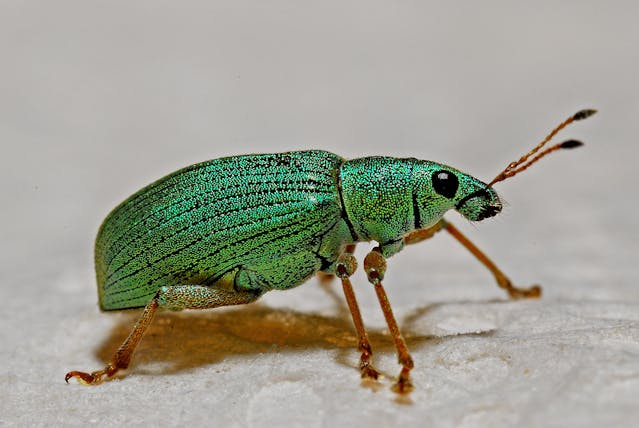
#> input picture insect.jpg, 639 x 428 px, found by its file name
$ python regionMerge.py
#> lines starting #> are read from the running program, lines starting #| are printed output that depends on the picture
import numpy as np
import matplotlib.pyplot as plt
import cv2

image_path = 'C:/Users/Aliyan Sajid/Desktop/Codes/insect.jpg'
image = cv2.imread(image_path)
#> image is the input picture: shape (428, 639, 3); mean B, G, R 146.4, 159.3, 159.5
gray_image = cv2.cvtColor(image, cv2.COLOR_BGR2GRAY)
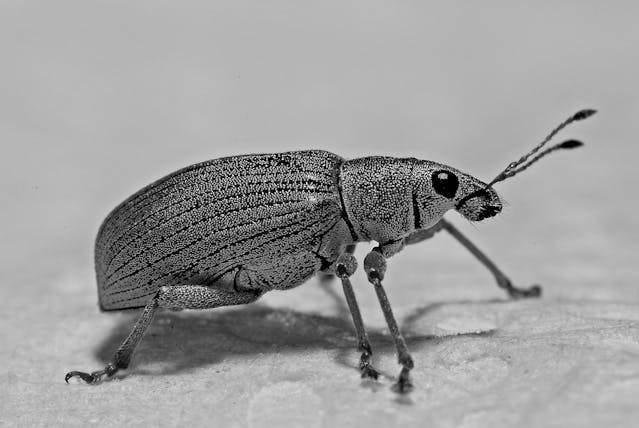
#> gray_image: shape (428, 639); min 0, max 249, mean 157.9

def split_regions(image, threshold):
#> called with threshold = 20
    regions = []
    height, width = image.shape[:2]
#> height = 428; width = 639

    def should_split(region):
        return region.std() > threshold

    def split_region(region, x, y, w, h):
#> called with x = 0, y = 0, w = 639, h = 428
        if should_split(region):
            split_width = w // 2
#> split_width = 319
            split_height = h // 2
#> split_height = 214

            sub_regions = [
                (x, y, split_width, split_height),
                (x + split_width, y, split_width, split_height),
                (x, y + split_height, split_width, split_height),
                (x + split_width, y + split_height, split_width, split_height)
            ]
#> sub_regions = [(0, 0, 319, 214), (319, 0, 319, 214), (0, 214, 319, 214), (319, 214, 319, 214)]

            for sub_x, sub_y, sub_w, sub_h in sub_regions:
                sub_region = image[sub_y:sub_y+sub_h, sub_x:sub_x+sub_w]
                if sub_region.size > 0:
                    split_region(sub_region, sub_x, sub_y, sub_w, sub_h)
#> this loop made 4 passes
#> (sub_x, sub_y) on passes 2 to 4: (319, 0), (0, 214), (319, 214)
#> (sub_x, sub_y, sub_region) on pass 1: (0, 0, [[70, 64]])
#> pass 1, in split_region, `sub_region = image[sub_y:sub_y+sub_h, sub_x:sub_x+sub_w]`:
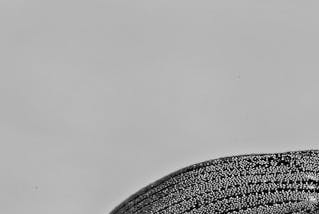
#> sub_region: shape (214, 319); min 0, max 249, mean 169.4
#> pass 1, in split_region (call 2), `sub_region = image[sub_y:sub_y+sub_h, sub_x:sub_x+sub_w]`:
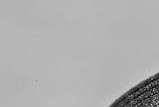
#> sub_region: shape (107, 159); min 5, max 211, mean 175.3
#> after the loop:
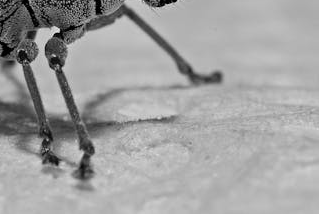
#> sub_region: shape (214, 319); min 0, max 235, mean 160.9
        else:
            regions.append((x, y, w, h))

    split_region(gray_image, 0, 0, width, height)

    return regions

def merge_regions(image, regions, threshold):
#> called with threshold = 50
    merged_regions = []

    for x, y, w, h in regions:
        region_mean = np.mean(image[y:y+h, x:x+w])

        if not np.isnan(region_mean):
            for idx, (nx, ny, nw, nh) in enumerate(merged_regions):
                neighbor_mean = np.mean(image[ny:ny+nh, nx:nx+nw])
                diff = abs(region_mean - neighbor_mean)

                if not np.isnan(neighbor_mean) and diff < threshold:
                    merged_regions[idx] = (min(x, nx), min(y, ny), max(w, nw), max(h, nh))
                    break
            else:
                merged_regions.append((x, y, w, h))
#> this loop made 7348 passes
#> (x, y, w, h) on passes 1 to 3: (0, 0, 159, 107), (159, 0, 159, 107), (0, 107, 79, 53)

    return merged_regions

regions = split_regions(gray_image, threshold=20)

merged_regions = merge_regions(gray_image, regions, threshold=50)

plt.figure(figsize=(10, 5))
plt.subplot(1, 2, 1)
plt.imshow(cv2.cvtColor(image, cv2.COLOR_BGR2RGB))
plt.title('Original Image')
plt.axis('off')
plt.subplot(1, 2, 2)
plt.imshow(gray_image, cmap='gray')
for x, y, w, h in merged_regions:
    plt.plot([x, x+w, x+w, x, x], [y, y, y+h, y+h, y], 'r')
#> this loop made 147 passes
#> (x, y, w, h) on passes 1 to 12: (0, 0, 159, 107), (129, 190, 2, 1), (131, 189, 4, 3), (124, 186, 4, 3), (137, 187, 4, 3), (120, 192, 2, 1), (127, 196, 2, 1), (98, 140, 4, 3), (104, 153, 9, 6), (127, 156, 4, 3), (137, 153, 2, 1), (240, 153, 2, 1)
plt.title('Merged Regions')
plt.axis('off')
plt.tight_layout()
plt.show()
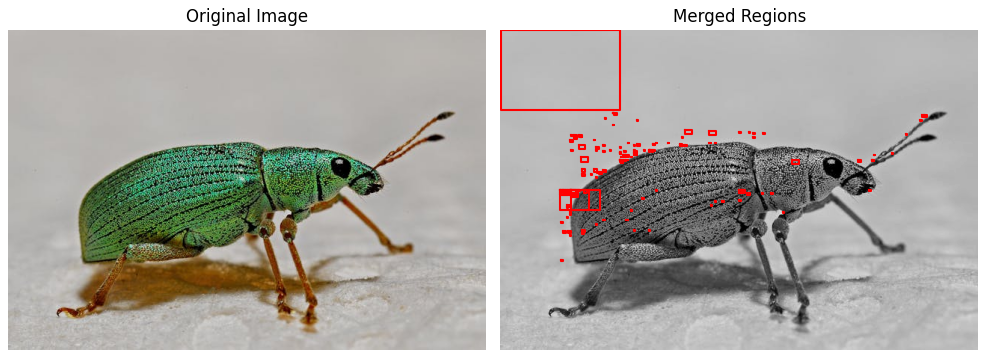
#> figure drawn by matplotlib, 2 panels
